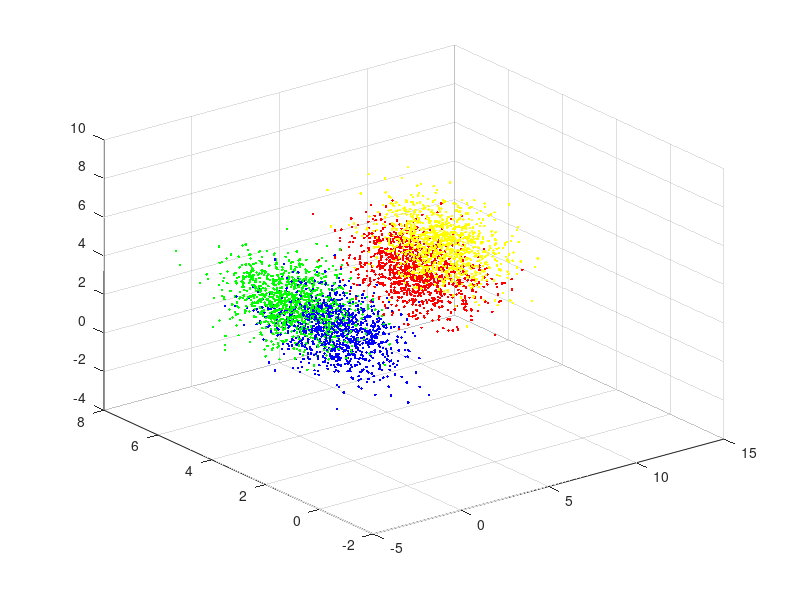

Here is the MATLAB script that generated this plot:
function distributions
    
    N = 1000;
    %data1 = randn(N, 3) * [2 0.5; 0.5 3]+ repmat([3 7 5], N, 1);
    %data2 = randn(N, 3) * [1 0; 0 1]+ repmat([8 5 2], N, 1);
    %data3 = randn(N, 3) * [1 0; 0 1]+ repmat([2 5 1], N, 1);
    %data4 = randn(N, 3) * [1 0; 0 1]+ repmat([8 2 6], N, 1);
    data1 = randn(N, 3) + repmat([1 2 5], N, 1);
    data2 = randn(N, 3) + repmat([8 5 2], N, 1);
    data3 = randn(N, 3) + repmat([2 4 1], N, 1);
    data4 = randn(N, 3) + repmat([5 2 6], N, 1);
    plot3(data1(:,1),data2(:,2),data2(:,3),'g.');
    hold on;
    plot3(data2(:,1),data2(:,2),data2(:,3),'r.');
    plot3(data3(:,1),data3(:,2),data3(:,3),'b.');
    plot3(data4(:,1),data4(:,2),data4(:,3),'y.');
    hold off;
    grid on;
    
end